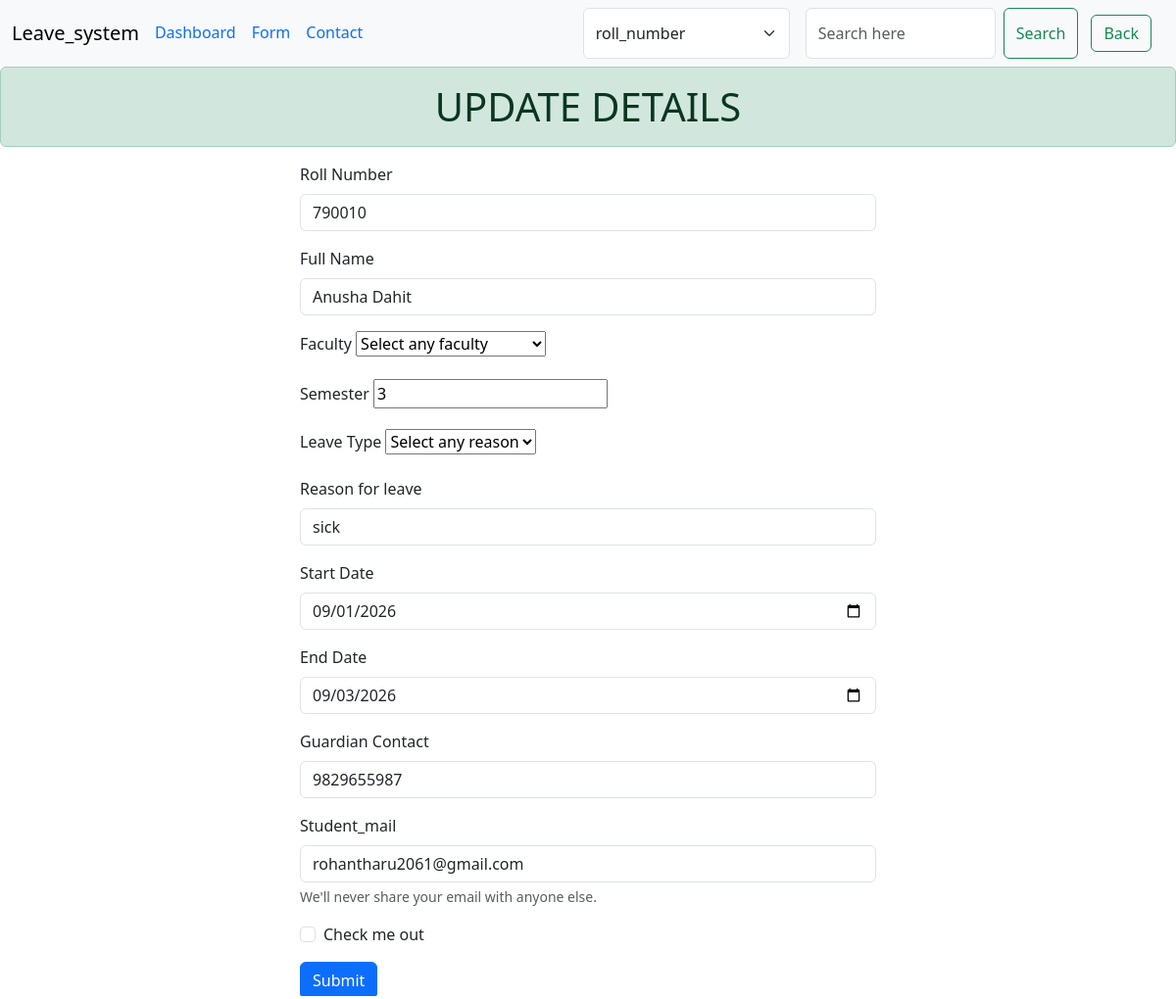
The app's page /edit/14 with its own data.
### app_01/models.py (models this page shows)
class StudentLeave(models.Model):
    roll_number= models.CharField(max_length=6, unique=True)
    full_name= models.CharField(max_length=100)
    faculty=models.CharField(max_length=100)
    semester= models.PositiveIntegerField()
    start_date= models.DateField()
    end_date= models.DateField()
    Leave_type= models.CharField(max_length=50)
    reason= models.TextField()
    guardian_contact= models.CharField(max_length=14)
    student_mail= models.EmailField()
    is_delete= models.BooleanField(default=False)
    deleted_time= models.DateTimeField(null=True)

### app_01/views.py (the view, shortened to what this page needs)
# urls.py: path('edit/<int:id>', edit, name='edit'),
def edit(request, id):
    data=StudentLeave.objects.get(id=id)
    return render(request, 'index/edit.html', {'data':data})

### app_01/templates/index/edit.html (shortened to what this page needs)
{% extends 'base.html' %}
{% block content %}
<h1 class="alert alert-success text-center">UPDATE DETAILS</h1>
<div class="row">
    <div class="col-3"></div>
    <div class="col-6">
        <form method="POST" action="{% url 'edit' data.id  %}">
            <div class="mb-3">
                <label for="exampleInputPassword1" class="form-label">Roll Number</label>
                <input type="number" value="{{data.roll_number}}" name="roll_number" class="form-control"
                    id="exampleInputPassword1">
            </div>
            <div class="mb-3">
                <label for="exampleInputPassword1" class="form-label">Full Name</label>
                <input type="text" value="{{data.full_name}}" name="full_name" class="form-control"
                    id="exampleInputPassword1">
            </div>
            <div class="mb-3">
                <label for="exampleInputPassword1" class="form-label">Faculty</label>
                <select name="faculty" id="faculty">
                    <option value="disabled selected">Select any faculty</option>
                </select>
            </div>
            <div class="mb-3">
                <label for="exampleInputPassword1" class="form-label">Semester</label>
                <input type="number" value="{{data.semester}}" name="semester" form-control" id="exampleInputPassword1">
            </div>
            <div class="mb-3">
                <label for="exampleInputPassword1" class="form-label">Leave Type</label>
                <select name="Leave_type" id="reason">
                    <option value="disabled selected">Select any reason</option>
                </select>
            </div>
            <div class="mb-3">
                <label for="exampleInputPassword1" class="form-label">Reason for leave</label>
                <input type="reason" value="{{data.reason}}" name="reason" class="form-control"
                    id="exampleInputPassword1">
            </div>
            <div class="mb-3">
                <label for="exampleInputPassword1" class="form-label">Start Date</label>
                <input type="date" value="{{data.start_date|date:'Y-m-d'}}" name="start_date" class="form-control"
                    id="exampleInputPassword1">
            </div>
            <div class="mb-3">
                <label for="exampleInputPassword1" class="form-label">End Date</label>
                <input type="date" value="{{data.end_date|date:'Y-m-d'}}" name="end_date" class="form-control"
                    id="exampleInputPassword1">
            </div>
            <div class="mb-3">
                <label for="exampleInputPassword1" class="form-label">Guardian Contact</label>
                <input type="number" value="{{data.guardian_contact}}" name="guardian_contact" class="form-control"
                    id="exampleInputPassword1">
            </div>
            <div class="mb-3">
                <label for="exampleInputEmail1" class="form-label">Student_mail</label>
                <input type="email" value="{{data.student_mail}}" name="student_mail" class="form-control"
                    id="exampleInputEmail1" aria-describedby="emailHelp">
                <div id="emailHelp" class="form-text">We'll never share your email with anyone else.</div>
            </div>
            <div class="mb-3 form-check">
                <input type="checkbox" class="form-check-input" id="exampleCheck1">
                <label class="form-check-label" for="exampleCheck1">Check me out</label>
            </div>
            <button type="submit" class="btn btn-primary">Submit</button>
        </form>
    </div>
    <div class="col-3">
    </div>
</div>
{% endblock content %}

### records on screen
StudentLeave: roll_number "790010", full_name "Anusha Dahit", semester "3", reason "sick", start_date "09/01/2026", end_date "09/03/2026", guardian_contact "9829655987", student_mail "rohantharu2061@gmail.com"
